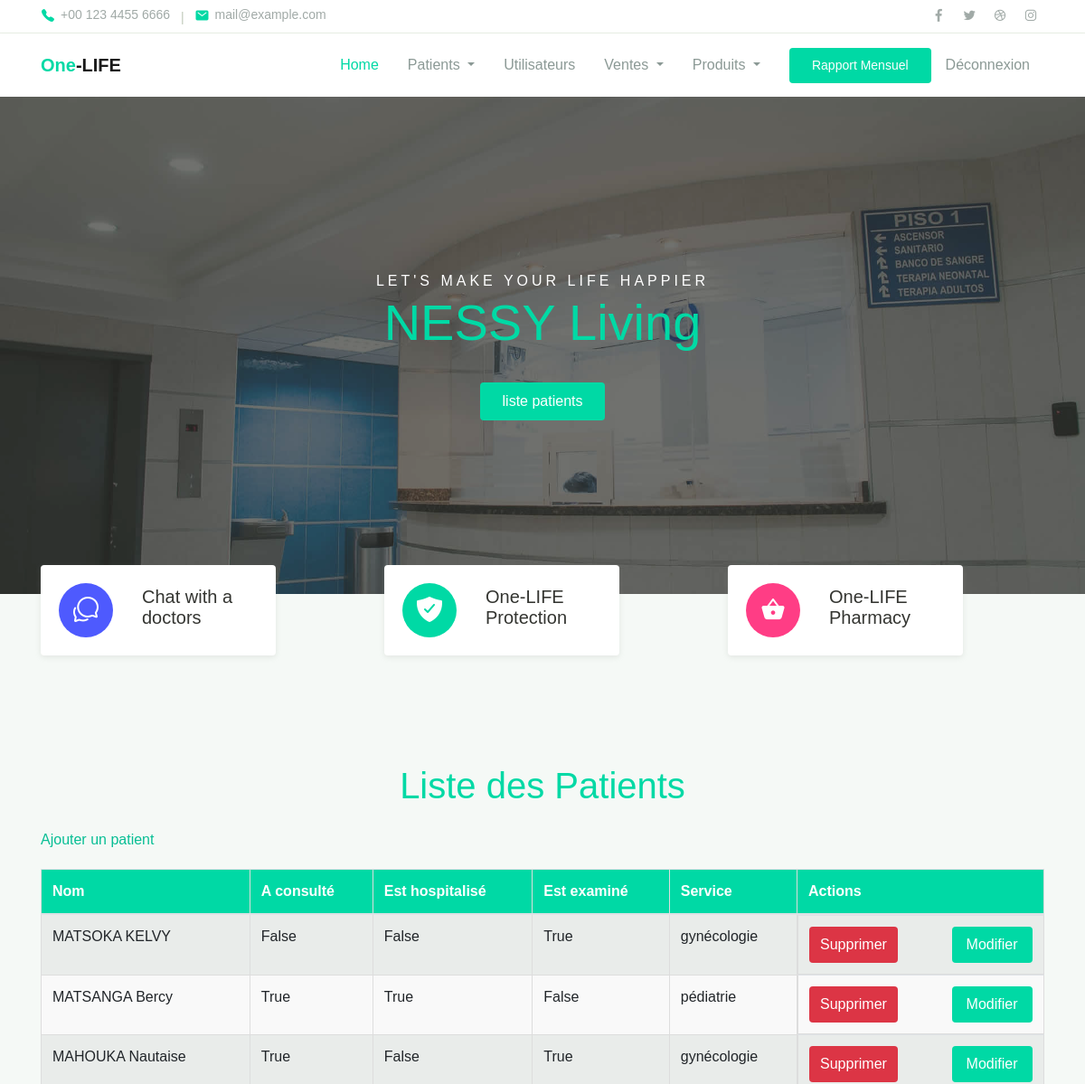
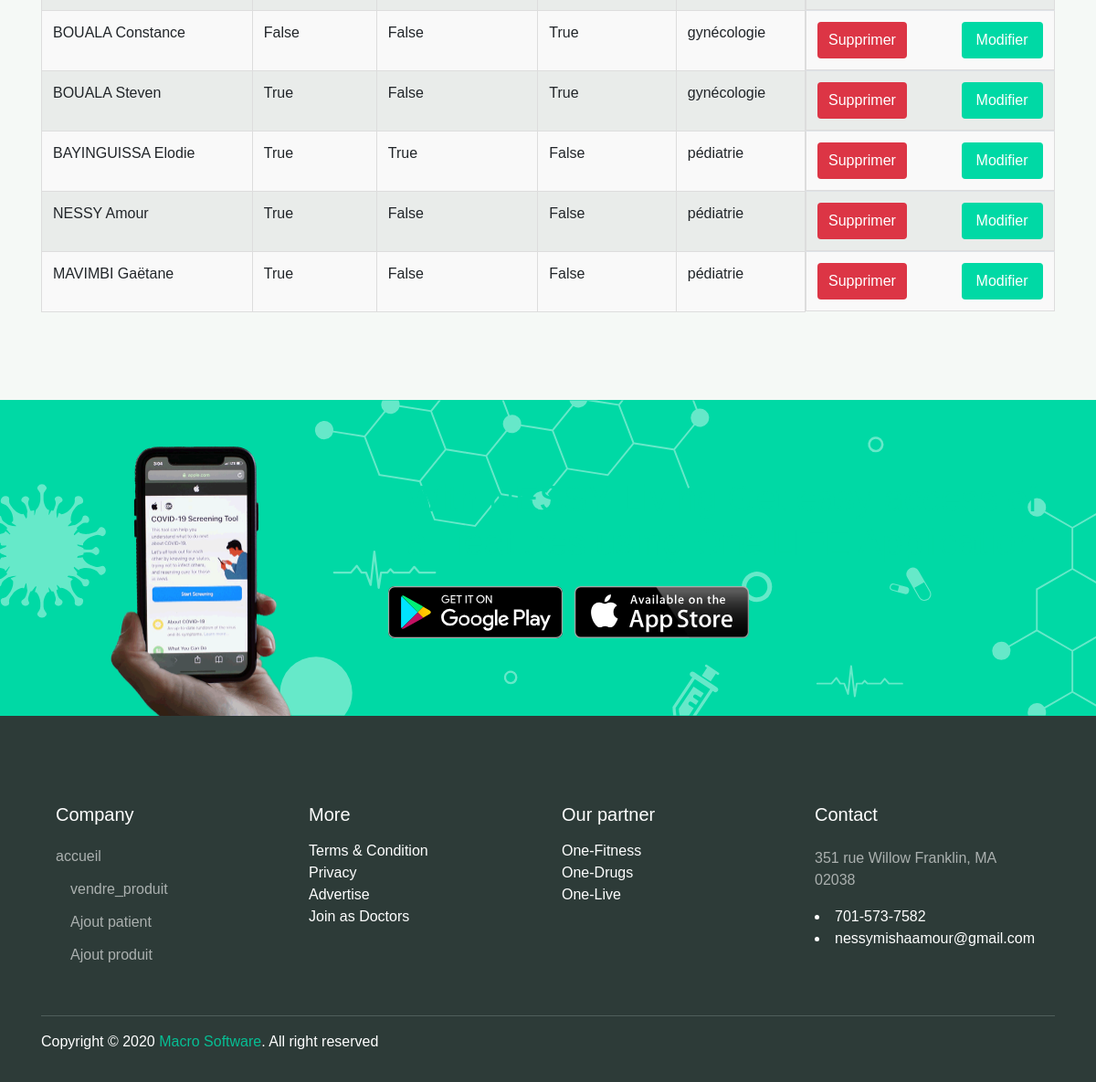
Page /liste_patients/ on the committed database (2 pictures, top to bottom).
### clinik/models.py (models this page shows)
class Patient(models.Model):
    id_patient = models.AutoField(primary_key=True)
    nom = models.CharField(max_length=100)
    a_consulte = models.BooleanField(default=False)
    est_hospitalise = models.BooleanField(default=False)
    est_examine = models.BooleanField(default=False)
    service = models.ForeignKey(Service, on_delete=models.CASCADE)

class Service(models.Model):
    id = models.AutoField(primary_key=True)
    nom = models.CharField(max_length=100)

### clinik/views.py (the view)
# urls.py: path('liste_patients/', views.liste_patients, name='liste_patients'),
def liste_patients(request):
    patients = Patient.objects.all()
    return render(request, 'liste_patients.html', {'patients': patients})

### clinik/templates/liste_patients.html (shortened to what this page needs)
{% extends "base.html" %}
{% block 'content' %}
</head>
<body>
<div class="container1">
    <h1 class="mt-4 mb-4">Liste des Patients</h1>
     <a href="{% url 'ajout_patient' %}" class="add-btn">Ajouter un patient</a>
    <table class="table table-striped">
        <thead>
            <tr>
                <th scope="col">Nom</th>
                <th scope="col">A consulté</th>
                <th scope="col">Est hospitalisé</th>
                <th scope="col">Est examiné</th>
                <th scope="col">Service</th>
                <th scope="col">Actions</th>
            </tr>
        </thead>
        <tbody>
            {% for patient in patients %}
                <tr>
                    <td>{{ patient.nom }}</td>
                    <td>{{ patient.a_consulte }}</td>
                    <td>{{ patient.est_hospitalise }}</td>
                    <td>{{ patient.est_examine }}</td>
                    <td>{{ patient.service.nom }}</td>
                    <td class="actions">
                        <form method="post" action="{% url 'supprimer_patient' patient.id_patient %}">
                            <input type="submit" class="delete-btn" value="Supprimer">
                        </form>
                        <a href="{% url 'modifier_patient' patient.id_patient %}" class="update-btn">Modifier</a>
                    </td>
                </tr>
            {% endfor %}
        </tbody>
    </table>
</div>
{% endblock 'content' %}

### clinik/templates/base.html (shortened to what this page needs)
<!DOCTYPE html>
{% load static %}
<html lang="en">
<head>
  <link rel="stylesheet" href="{% static 'assets/css/maicons.css' %}">
  <link rel="stylesheet" href="{% static 'assets/css/bootstrap.css' %}">
  <link rel="stylesheet" href="{% static 'assets/vendor/owl-carousel/css/owl.carousel.css' %}">
  <link rel="stylesheet" href="{% static 'assets/vendor/animate/animate.css' %}">
  <link rel="stylesheet" href="{% static 'assets/css/theme.css' %}">
</head>
<body>
  <header>
    <div class="topbar">
      <div class="container">
        <div class="row">
          <div class="col-sm-8 text-sm">
            <div class="site-info">
              <a href="#"><span class="mai-call text-primary"></span> +00 123 4455 6666</a>
              <span class="divider">|</span>
              <a href="#"><span class="mai-mail text-primary"></span> mail@example.com</a>
            </div>
          </div>
          <div class="col-sm-4 text-right text-sm">
            <div class="social-mini-button">
              <a href="#"><span class="mai-logo-facebook-f"></span></a>
              <a href="#"><span class="mai-logo-twitter"></span></a>
              <a href="#"><span class="mai-logo-dribbble"></span></a>
              <a href="#"><span class="mai-logo-instagram"></span></a>
            </div>
          </div>
        </div>
      </div>
    </div>
    <nav class="navbar navbar-expand-lg navbar-light shadow-sm">
      <div class="container">
        <a class="navbar-brand" href="#"><span class="text-primary">One</span>-LIFE</a>
       <div class="collapse navbar-collapse" id="navbarSupport">
  <ul class="navbar-nav ml-auto">
    <li class="nav-item active">
      <a class="nav-link" href="{% url 'accueil' %}">Home</a>
    </li>
    <li class="nav-item dropdown">
      <a class="nav-link dropdown-toggle" href="#" id="patientsDropdown" role="button" data-toggle="dropdown" aria-haspopup="true" aria-expanded="false">
        Patients
      </a>
    </li>
    <li class="nav-item">
      <a class="nav-link" href="{% url 'liste_utilisateurs' %}">Utilisateurs</a>
    </li>
    <li class="nav-item dropdown">
      <a class="nav-link dropdown-toggle" href="#" id="ventesDropdown" role="button" data-toggle="dropdown" aria-haspopup="true" aria-expanded="false">
        Ventes
      </a>
    </li>
    <li class="nav-item dropdown">
      <a class="nav-link dropdown-toggle" href="#" id="produitsDropdown" role="button" data-toggle="dropdown" aria-haspopup="true" aria-expanded="false">
        Produits
      </a>
    </li>
    <li class="nav-item">
      <a class="btn btn-primary ml-lg-3" href="{% url 'rapport_mensuel' %}">Rapport Mensuel</a>
    </li>
      <li class="nav-item">
        <a class="nav-link" href="{% url 'logout' %}">Déconnexion</a>
      </li>
  </ul>
</div>
      </div>
    </nav>
  </header>
  <div class="page-hero bg-image overlay-dark" style="background-image: url({% static 'assets/img/bg_image_1.jpg' %});">
    <div class="hero-section">
      <div class="container text-center wow zoomIn">
        <span class="subhead">Let's make your life happier</span>
        <h1 class="display-4">NESSY Living</h1>
        <a href="{% url 'liste_patients' %}" class="btn btn-primary">liste patients</a>
      </div>
    </div>
  </div>
  <div class="bg-light">
    <div class="page-section py-3 mt-md-n5 custom-index">
      <div class="container">
        <div class="row justify-content-center">
          <div class="col-md-4 py-3 py-md-0">
            <div class="card-service wow fadeInUp">
              <div class="circle-shape bg-secondary text-white">
                <span class="mai-chatbubbles-outline"></span>
              </div>
              <p><span>Chat</span> with a doctors</p>
            </div>
          </div>
          <div class="col-md-4 py-3 py-md-0">
            <div class="card-service wow fadeInUp">
              <div class="circle-shape bg-primary text-white">
                <span class="mai-shield-checkmark"></span>
              </div>
              <p><span>One</span>-LIFE Protection</p>
            </div>
          </div>
          <div class="col-md-4 py-3 py-md-0">
            <div class="card-service wow fadeInUp">
              <div class="circle-shape bg-accent text-white">
                <span class="mai-basket"></span>
              </div>
              <p><span>One</span>-LIFE Pharmacy</p>
            </div>
          </div>
        </div>
      </div>
    </div>
  <div class="page-section">
    <div class="container">
      {% block 'content' %}
      {% endblock 'content' %}
    </div>
  </div>
  <div class="page-section banner-home bg-image" style="background-image: url({% static 'assets/img/banner-pattern.svg' %});">
    <div class="container py-5 py-lg-0">
      <div class="row align-items-center">
        <div class="col-lg-4 wow zoomIn">
          <div class="img-banner d-none d-lg-block">
            <img src="{% static 'assets/img/mobile_app.png' %}" alt="">
          </div>
        </div>
        <div class="col-lg-8 wow fadeInRight">
          <h1 class="mb-4">With NESSY Living Get easy access of all features using One LIFE Application</h1>
          <a href="#"><img src="{% static 'assets/img/google_play.svg' %}" alt=""></a>
          <a href="#" class="ml-2"><img src="{% static 'assets/img/app_store.svg' %}" alt=""></a>
        </div>
      </div>
    </div>
  </div>
  <footer class="page-footer">
    <div class="container">
      <div class="row px-md-3">
        <div class="col-sm-6 col-lg-3 py-3">
          <h5>Company</h5>
          <ul class="footer-menu">
            <li><a href="{% url 'accueil' %}">accueil</a></li>
            <li>
              <a class="nav-link" href="{% url 'vendre_produit'%}">vendre_produit</a>
            </li>
            <li >
              <a class="nav-link" href="{% url 'ajout_patient'%}">Ajout patient</a>
            </li>
            <li>
              <a class="nav-link" href="{% url 'ajout_produit'%}">Ajout produit</a>
            </li>
          </ul>
        </div>
        <div class="col-sm-6 col-lg-3 py-3">
          <h5>More</h5>
          <ul class="footer-menu">
            <li>Terms & Condition</li>
            <li>Privacy
            <li>Advertise
            <li>Join as Doctors</li>
          </ul>
        </div>
        <div class="col-sm-6 col-lg-3 py-3">
          <h5>Our partner</h5>
          <ul class="footer-menu">
            <li>One-Fitness</li>
            <li>One-Drugs</li>
            <li>One-Live</li>
          </ul>
        </div>
        <div class="col-sm-6 col-lg-3 py-3">
          <h5>Contact</h5>
          <p class="footer-link mt-2">351 rue Willow  Franklin, MA 02038</p>
          <li>701-573-7582</li>
          <li>nessymishaamour@gmail.com</li>
        </div>
      </div>
      <hr>
      <p id="copyright">Copyright &copy; 2020 <a href="#" target="_blank">Macro Software</a>. All right reserved</p>
    </div>
  </footer>
</body>
</html>

### static/assets/css/theme.css (style rules this page uses)
:root { --primary: #00D9A5; --accent: #FF3D85; --secondary: #4E5AFE; --warning: #EED818; --info: #05B4E1; --danger: #FF4943; --success: #96C93D; --dark: #343531; --light: #F5F9F6; --cs: #596261; --grey: #6E807A; }
body { font-family: "Source Sans Pro", sans-serif; line-height: 1.5; color: #343531; }
a { color: #07be94; text-decoration: none; background-color: transparent; }
.text-sm { font-size: 14px !important; }
.bg-primary { background-color: #00D9A5 !important; }
.bg-accent { background-color: #FF3D85 !important; }
.bg-secondary { background-color: #4E5AFE !important; }
.bg-light { background-color: #F5F9F6 !important; }
.text-primary { color: #00D9A5 !important; }
.btn-primary { color: #fff; background-color: #00D9A5; border-color: transparent; }
.topbar { border-bottom: 1px solid #E8EEE4; }
.topbar .row { align-items: center; min-height: 36px; }
.topbar .site-info a { display: inline-flex; align-items: center; color: #A1AAA7; }
.topbar .site-info a span { font-size: 16px; margin-right: 6px; }
.topbar .site-info .divider { margin-left: 8px; margin-right: 8px; color: #BEC8B8; }
.topbar .social-mini-button a { display: inline-block; padding: 4px 8px; color: #A1AAA7; }
.btn { padding: 8px 24px; }
.navbar { min-height: 70px; }
.navbar-brand { font-weight: 600; padding-top: 10px; padding-bottom: 10px; }
.navbar-nav { margin-top: 10px; border-top: 1px solid #E8EEE4; flex-shrink: 0; }
.navbar-nav .nav-link { transition: all .2s ease; }
.navbar-nav .btn { font-size: 14px; }
.navbar-light .navbar-nav .nav-link { color: rgba(110, 128, 122, 0.8); }
.navbar-light .navbar-nav .show > .nav-link, .navbar-light .navbar-nav .active > .nav-link, .navbar-light .navbar-nav .nav-link.show, .navbar-light .navbar-nav .nav-link.active { font-weight: 500; color: #00D9A5; }
@media (min-width: 992px) { .navbar-expand-lg .navbar-nav { margin-top: 0; border-top: none; } }
@media (min-width: 992px) { .navbar-expand-lg .navbar-nav .nav-link { padding-right: 16px; padding-left: 16px; } }
@media (min-width: 992px) { .navbar-expand-lg .navbar-nav { align-items: center; } }
.bg-image { position: relative; background-position: center center; background-size: cover; background-repeat: no-repeat; }
.bg-image > * { position: relative; z-index: 10; }
.page-section { position: relative; padding-top: 80px; padding-bottom: 80px; overflow: hidden; }
.page-hero { position: relative; height: 550px; z-index: 10; }
.page-hero.overlay-dark::before, .page-banner.overlay-dark::before { content: ""; position: absolute; top: 0; left: 0; width: 100%; height: 100%; background: rgba(52, 53, 49, 0.7); z-index: 1; }
.hero-section, .banner-section { position: relative; display: -ms-flexbox; display: flex; -ms-flex-align: center; align-items: center; -ms-flex-pack: center; justify-content: center; height: 100%; color: #ffffff; z-index: 10; }
.hero-section .subhead { text-transform: uppercase; letter-spacing: 4px; }
.hero-section h1 { margin-bottom: 32px; }
.card-service { display: inline-flex; flex-direction: row; align-items: center; padding: 20px; margin: 0 auto; width: 100%; height: 100px; font-size: 20px; line-height: normal; background-color: #fff; border-radius: 4px; box-shadow: 0 2px 6px rgba(154, 159, 151, 0.2); }
.card-service p { margin-top: 10px; margin-left: 32px; }
.circle-shape { flex-shrink: 0; padding: 0; width: 60px; height: 60px; line-height: 64px; border-radius: 50%; text-align: center; font-size: 32px; }
@media (min-width: 768px) { .card-service { width: 260px; } }
.banner-home { padding: 0; background-color: #00D9A5; color: #fff; }
.banner-home .img-banner { display: block; max-width: 200px; margin-top: 50px; margin-left: auto; margin-right: auto; overflow: hidden; }
.banner-home .img-banner img { width: 100%; }
.page-footer { position: relative; display: block; padding-top: 80px; padding-bottom: 16px; background-color: #2D3B38; color: #fff; }
.page-footer h5 { font-weight: 500; margin-bottom: 16px; }
.page-footer hr { border-color: #4F5E5B; }
.footer-menu { position: relative; list-style: none; padding-left: 0; }
.footer-menu a, .footer-link { display: inline-block; padding-top: 6px; padding-bottom: 6px; color: rgba(255, 255, 255, 0.6); transition: all .2s ease; }
.footer-link { padding: 0; margin-bottom: 16px; }
.custom-index { z-index: 11; }

### rows in the picture
Patient: nom "MATSOKA KELVY", a_consulte "False", est_hospitalise "False", est_examine "True", service.nom "gynécologie"
Patient: nom "MATSANGA Bercy", a_consulte "True", est_hospitalise "True", est_examine "False", service.nom "pédiatrie"
Patient: nom "MAHOUKA Nautaise", a_consulte "True", est_hospitalise "False", est_examine "True", service.nom "gynécologie"
Patient: nom "BOUALA Constance", a_consulte "False", est_hospitalise "False", est_examine "True", service.nom "gynécologie"
Patient: nom "BOUALA Steven", a_consulte "True", est_hospitalise "False", est_examine "True", service.nom "gynécologie"
Patient: nom "BAYINGUISSA Elodie", a_consulte "True", est_hospitalise "True", est_examine "False", service.nom "pédiatrie"
Patient: nom "NESSY Amour", a_consulte "True", est_hospitalise "False", est_examine "False", service.nom "pédiatrie"
Patient: nom "MAVIMBI Gaëtane", a_consulte "True", est_hospitalise "False", est_examine "False", service.nom "pédiatrie"
